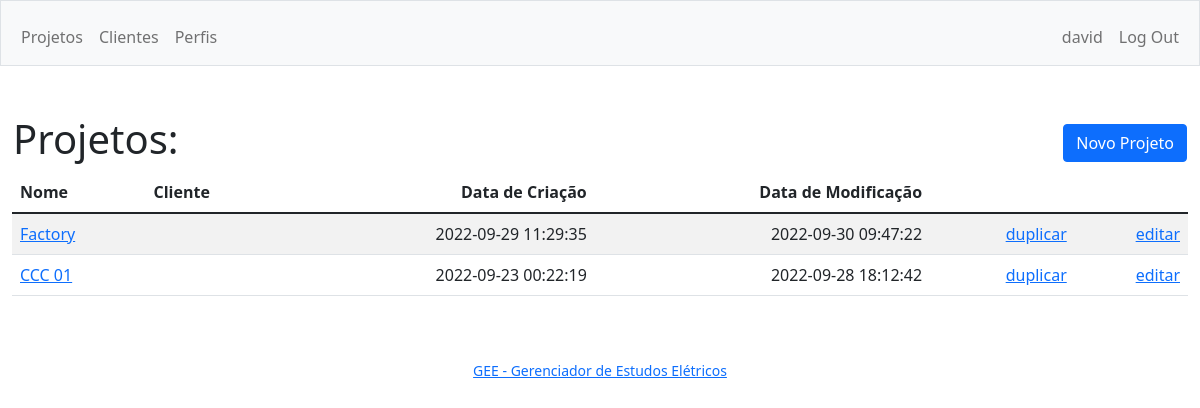
The page / (signed in) on the database as committed earlier.
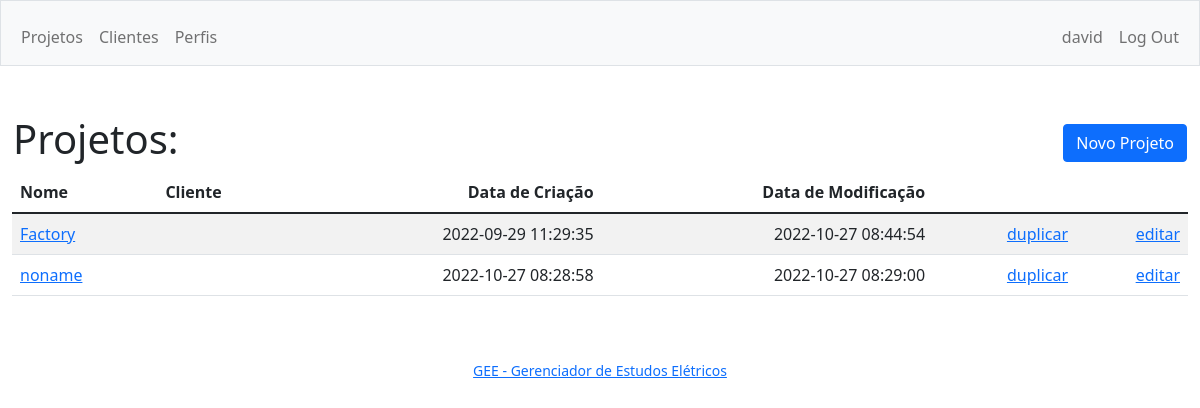
The same page on the database as committed later.
### tables this page shows
CREATE TABLE projects (
id INTEGER PRIMARY KEY AUTOINCREMENT NOT NULL,
user_id INTEGER,
createddate TEXT,
modifieddate TEXT,
name TEXT,
customer_id NUMERIC,
profile_id NUMERIC,
tri_sc NUMERIC,
    bi_sc NUMERIC,
    lg_sc_max NUMERIC,
lg_sc_min NUMERIC,
voltage NUMERIC,
demand NUMERIC,
pf NUMERIC);

### app.py (the view)
@app.route("/")
@login_required
def index():
    projects = db.execute("SELECT projects.id, projects.name, customers.name AS customerName, projects.createddate, projects.modifieddate \
                            FROM projects \
                            LEFT JOIN customers on customers.id = projects.customer_id \
                            WHERE projects.user_id = ? \
                            ORDER BY projects.modifieddate DESC", session["user_id"])
    return render_template("index.html", projects=projects)

### app.py (called while the page is built)
def login_required(f):
    @wraps(f)
    def decorated_function(*args, **kwargs):
        if session.get("user_id") is None:
            return redirect("/login")
        return f(*args, **kwargs)
    return decorated_function

@app.after_request
def after_request(response):
    response.headers["Cache-Control"] = "no-cache, no-store, must-revalidate"
    response.headers["Expires"] = 0
    response.headers["Pragma"] = "no-cache"
    return response

### templates/index.html (shortened to what this page needs)
{% extends "layout.html" %}
{% block main %}
<div>
    <table style="width:100%">
        <thead>
            <tr>
                <th class="text-start">
                    <h1>Projetos:</h1>
                </th>
                <th class="text-end"><a class="btn btn-primary" href="/project?go=project">Novo Projeto</a></th>
            </tr>
        </thead>
    </table>
</div>
<div>
    <table class="table table-striped">
        <thead>
            <tr>
                <th class="text-start">Nome</th>
                <th class="text-start">Cliente</th>
                <th class="text-end">Data de Criação</th>
                <th class="text-end">Data de Modificação</th>
            </tr>
        </thead>
        <tbody>
            {% for project in projects %}
            <tr>
                <td class="text-start"><a href="/diagram?id={{project.id}}">{{ project.name }}</a></td>
                <td class="text-start"> {% if project.customerName %} {{project.customerName}} {% endif %} </td>
                <td class="text-end">{{ project.createddate }}</td>
                <td class="text-end">{{ project.modifieddate }}</td>
                <td class="text-end"><a href="/duplicate?id={{project.id}}&ob=project">duplicar</a></td>
                <td class="text-end"><a href="/project?id={{project.id}}&go=project">editar</a></td>
            </tr>
            {% endfor %}
        </tbody>
    </table>
</div>
{% endblock %}

### templates/layout.html (shortened to what this page needs)
<!DOCTYPE html>
<html lang="en">
<head>
    <link href="https://cdn.jsdelivr.net/npm/bootstrap@5.1.3/dist/css/bootstrap.min.css"
 rel="stylesheet">
    <link href="/static/styles.css" rel="stylesheet">
</head>
<body>
    <nav class="bg-light border navbar navbar-expand-md navbar-light">
        <div class="container-fluid">
            <div class="collapse navbar-collapse" id="navbar">
                {% if session["user_id"] %}
                <ul class="navbar-nav me-auto mt-2">
                    <li class="nav-item"><a class="nav-link" href="/">Projetos</a></li>
                    <li class="nav-item"><a class="nav-link" href="/customers">Clientes</a></li>
                    <li class="nav-item"><a class="nav-link" href="/profiles">Perfis</a></li>
                </ul>
                <ul class="navbar-nav ms-auto mt-2">
                    <li class="nav-item"><a class="nav-link" href="/user">{{ session["username"] }}</a></li>
                    <li class="nav-item"><a class="nav-link" href="/logout">Log Out</a></li>
                </ul>
                {% else %}
                <ul class="navbar-nav ms-auto mt-2">
                    <li class="nav-item"><a class="nav-link" href="/register">Registre-se</a></li>
                    <li class="nav-item"><a class="nav-link" href="/login">Log In</a></li>
                </ul>
                {% endif %}
            </div>
        </div>
    </nav>
    <main class="container-fluid py-5">
        {% block main %}{% endblock %}
    </main>
    <footer class="mb-5 small text-center text-muted">
        <a href="https://www.github.com/eng-david" target="_blank">GEE - Gerenciador de Estudos Elétricos</a>
    </footer>
</body>
</html>

Rows that differ between the two databases and show on the page:
removed projects: name "CCC 01", createddate "2022-09-23 00:22:19", modifieddate "2022-09-28 18:12:42"
changed projects "Factory": modifieddate "2022-09-30 09:47:22" → "2022-10-27 08:44:54"
added projects: name "noname", createddate "2022-10-27 08:28:58", modifieddate "2022-10-27 08:29:00"
